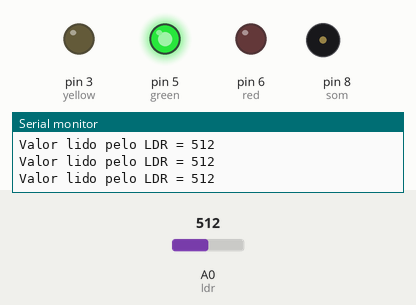
Simulated run of this sketch. Board: Arduino Uno, built with avr-gcc and run on an emulated ATmega328P. Parts: output pins drawn as LEDs (lit = HIGH), buzzer (waves = sounding), the last lines printed to the serial monitor. Inputs (shaded band) come from the test bench; at power-on: A0 (ldr) = 512. Pins used as bus, display or sensor lines are not drawn.

Above: at 1.2 s.
1.3 s: A0 (ldr) set to 884
4.3 s: A0 (ldr) set to 910
At 4.8 s:
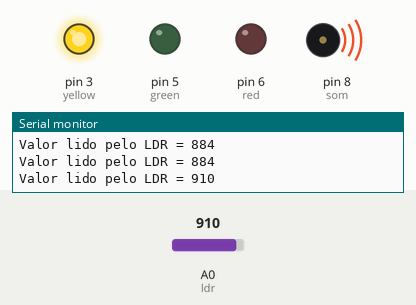
8.8 s: A0 (ldr) set to 1023
At 10.6 s:
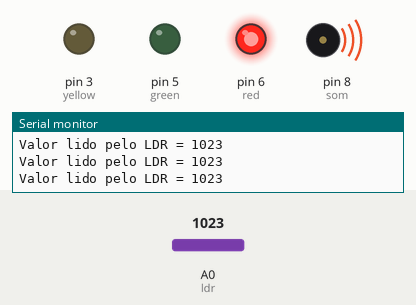
11.8 s: A0 (ldr) set to 967
13.3 s: A0 (ldr) set to 934
At 13.8 s:
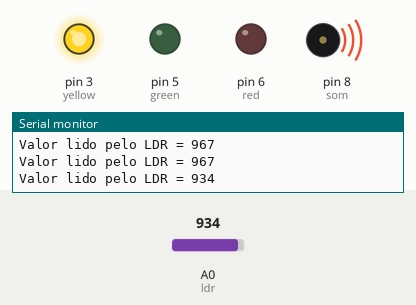
Timing chart, 0 to 15.8 s (numbered marks = the images above; inputs shaded):
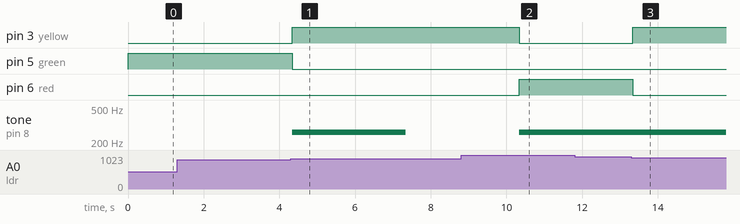

Measured:
- the behaviour switches between 900 and 901 on A0 (ldr) (found by bisection; images 0 and 1)
- the behaviour switches between 950 and 949 on A0 (ldr) (found by bisection; images 2 and 3)
- after the input at 4.3 s, pin 3 (yellow): LOW → HIGH at once; pin 5 (green): HIGH → LOW at once; tone on pin 8 (som): silent → 261 Hz at once, → silent 3.0 s later
- after the input at 8.8 s, pin 3 (yellow): HIGH → LOW after 1.5 s; pin 6 (red): LOW → HIGH after 1.5 s
- after the input at 13.3 s, pin 3 (yellow): LOW → HIGH at once; pin 6 (red): HIGH → LOW at once

The sketch:

vinheria.ino
```cpp
// Aqui são definidas variáveis correspondentes às portas do Arduino,
// onde cada componente está conectado.

int ldr = A0;      // Pino analógico conectado ao LDR (Sensor de Luz)
int valorldr = 0;  // Variável para armazenar o valor lido pelo LDR
int som = 8;       // Pino digital conectado ao buzzer (alto-falante)
int red = 6;       // Pino digital conectado ao LED vermelho
int yellow = 3;    // Pino digital conectado ao LED amarelo
int green = 5;     // Pino digital conectado ao LED verde

// Configuração inicial do Arduino
void setup()
{
  pinMode(ldr, INPUT);       // Define o pino LDR como entrada (para leitura analógica)
  pinMode(som, OUTPUT);      // Define o pino do som como saída
  pinMode(green, OUTPUT);    // Define o pino do LED verde como saída
  pinMode(yellow, OUTPUT);   // Define o pino do LED amarelo como saída
  pinMode(red, OUTPUT);      // Define o pino do LED vermelho como saída
  Serial.begin(9600);        // Inicializa a comunicação serial a 9600 bps
}

// Loop principal do programa
void loop()
{
  valorldr = analogRead(ldr); // Lê o valor analógico do sensor de luz (LDR)
  Serial.print("Valor lido pelo LDR = ");
  Serial.println(valorldr);  // Envia o valor lido para a porta serial

  // Verifica as condições do valor lido pelo LDR e realiza ações com base nele
  // Aqui o sistema ao ligar, inicia com a luz verde
  if (valorldr < 840) {
    noTone(som);              // Desliga o som (buzzer)
    digitalWrite(yellow, LOW);  // Desliga o LED amarelo
    digitalWrite(red, LOW);     // Desliga o LED vermelho
    digitalWrite(green, HIGH);  // Liga o LED verde
    digitalWrite(som, LOW);     // Desliga o som
  }
  // Aqui o sistema ao notar uma mudança na luz desliga o led verde
  // Liga o led amarelo e toca uma buzina que dura 3 segundos
  if (valorldr > 900 && valorldr < 950) {
    digitalWrite(green, LOW);     // Desliga o LED verde
    digitalWrite(red, LOW);       // Desliga o LED vermelho
    digitalWrite(yellow, HIGH);   // Liga o LED amarelo
    tone(som, 261);                // Gera um tom no buzzer a 261 Hz
    digitalWrite(som, HIGH);       // Liga o buzzer
    delay(3000);                   // Aguarda 3 segundos
    noTone(som);                   // Desliga o som (buzzer)
    digitalWrite(som, LOW);        // Desliga o buzzer
    delay(3000);                   // Aguarda mais 3 segundos
  }

  // Aqui o sistema ao notar uma mudança drastica na luz desliga o led verde  e o amarelo
  // Liga o led amarelo e toca uma buzina permanete  até que a falha seja corrijida
  if (valorldr > 950) {
    digitalWrite(yellow, LOW);     // Desliga o LED amarelo
    digitalWrite(green, LOW);      // Desliga o LED verde
    digitalWrite(red, HIGH);       // Liga o LED vermelho
    tone(som, 261);                // Gera um tom no buzzer a 261 Hz
    digitalWrite(som, HIGH);       // Liga o buzzer
  }
}
```
